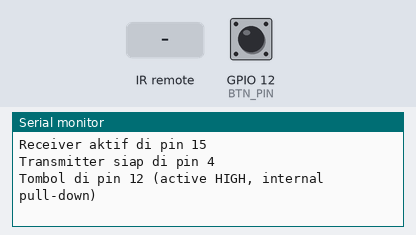
Bench run of a sketch on a simulated ESP8266 (NodeMCU). On the bench: the last lines printed to the serial monitor. The test bench sets the inputs (shaded band); at power-on: GPIO 12 (BTN_PIN) LOW.

Above: at 1.4 s.
1.5 s: GPIO 12 (BTN_PIN) pulled HIGH for 0.15 s
At 2.8 s:
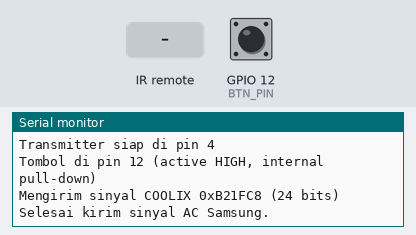
3.1 s: infrared code 0xB21FC8 received
At 3.8 s:
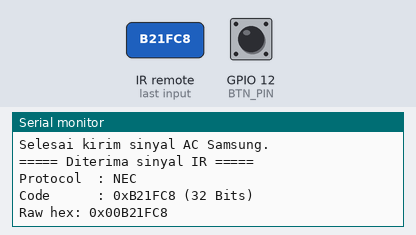

Measured:
- after the input at 1.5 s, the serial monitor: prints a new line after 0.05 s (image 1)
- after the input at 3.1 s, the serial monitor: prints a new line at once (image 2)

The sketch:

ac-samsung-coolix.ino
```cpp
// Program sending ke AC samsung dengan protokol coolix
#include <Arduino.h>
#include <IRremoteESP8266.h>
#include <IRrecv.h>
#include <IRutils.h>
#include <IRsend.h>

const uint16_t RECV_PIN = 15;     // Pin IR receiver
const uint16_t IR_LED_PIN = 4;    // Pin IR LED (menggunakan transistor SFH4648)
const uint8_t  BTN_PIN = 12;      // Pin tombol (internal pull-down)

const uint32_t SAMSUNG_AC_COOLIX_CODE = 0xB21FC8; // Hasil capture dari remote
const uint8_t  SAMSUNG_AC_BITS = 24;              // Panjang bit data
const uint8_t  SEND_REPEATS = 0;                  // Pengulangan (bisa diubah ke 2-3x)

IRrecv irrecv(RECV_PIN);
decode_results results;
IRsend irsend(IR_LED_PIN);

void setup() {
  Serial.begin(115200);
  delay(200);

  Serial.println("\nESP32 IR Receiver + Transmitter (Coolix / Samsung AC)");

  // Receiver setup
  irrecv.enableIRIn();
  Serial.printf("Receiver aktif di pin %u\n", RECV_PIN);

  // Transmitter setup
  irsend.begin();
  Serial.printf("Transmitter siap di pin %u\n", IR_LED_PIN);

  // Tombol dengan internal pull-down
  pinMode(BTN_PIN, INPUT_PULLDOWN);
  Serial.printf("Tombol di pin %u (active HIGH, internal pull-down)\n", BTN_PIN);
}

void sendSamsungAC() {
  Serial.printf("Mengirim sinyal COOLIX 0x%06X (%d bits)\n", SAMSUNG_AC_COOLIX_CODE, SAMSUNG_AC_BITS);
  irsend.sendCOOLIX(SAMSUNG_AC_COOLIX_CODE, SAMSUNG_AC_BITS);
  for (uint8_t i = 0; i < SEND_REPEATS; i++) {
    delay(100);
    irsend.sendCOOLIX(SAMSUNG_AC_COOLIX_CODE, SAMSUNG_AC_BITS);
  }
  Serial.println("Selesai kirim sinyal AC Samsung.\n");
}

void loop() {
  // Receiver aktif
  if (irrecv.decode(&results)) {
    Serial.println("===== Diterima sinyal IR =====");
    Serial.println(resultToHumanReadableBasic(&results));
    Serial.printf("Raw hex: 0x%08X\n", (uint32_t)results.value);
    irrecv.resume();
  }

  // Tombol ditekan, maka mengirim sinyal AC Samsung
  static bool lastState = LOW;
  bool currentState = digitalRead(BTN_PIN);

  if (currentState == HIGH && lastState == LOW) {
    delay(40); // debounce
    if (digitalRead(BTN_PIN) == HIGH) {
      sendSamsungAC();
    }
  }
  lastState = currentState;
  delay(10);
}
```
